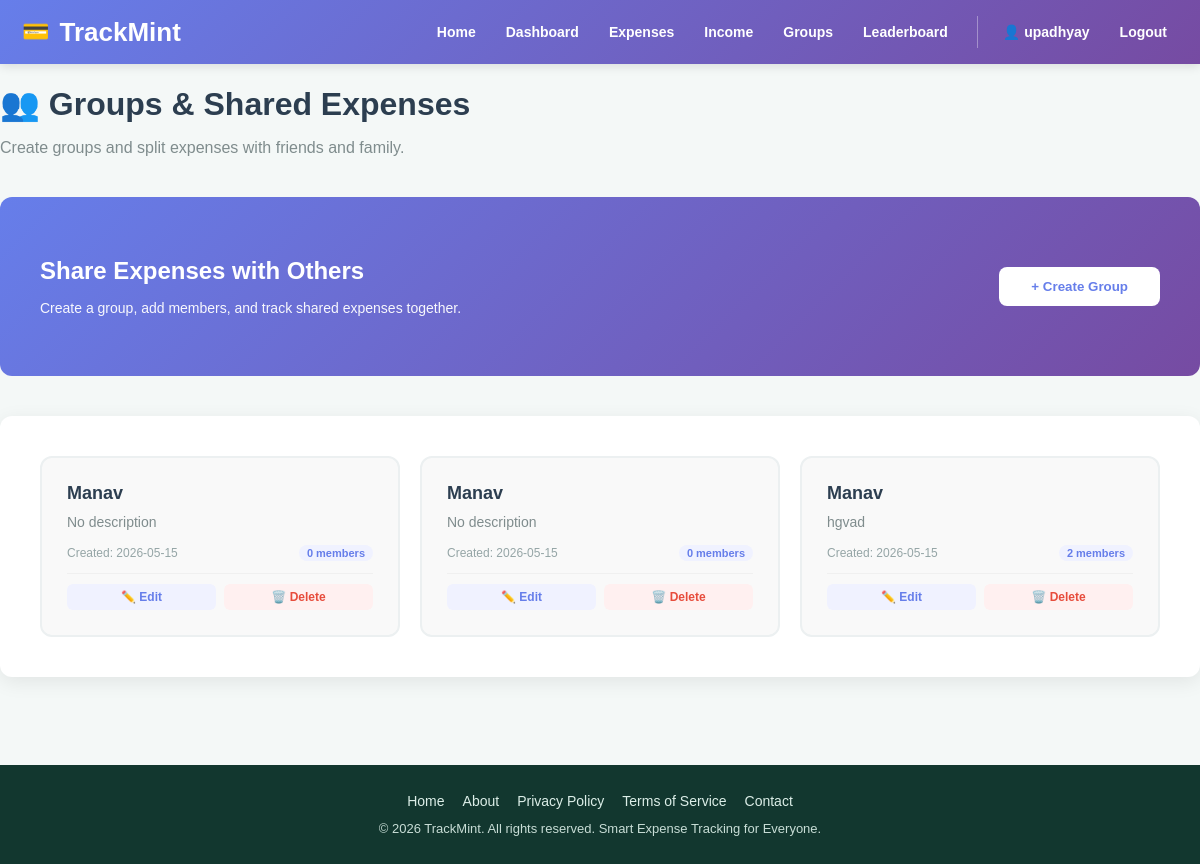
The page /groups/ (signed in) on the database as committed earlier.
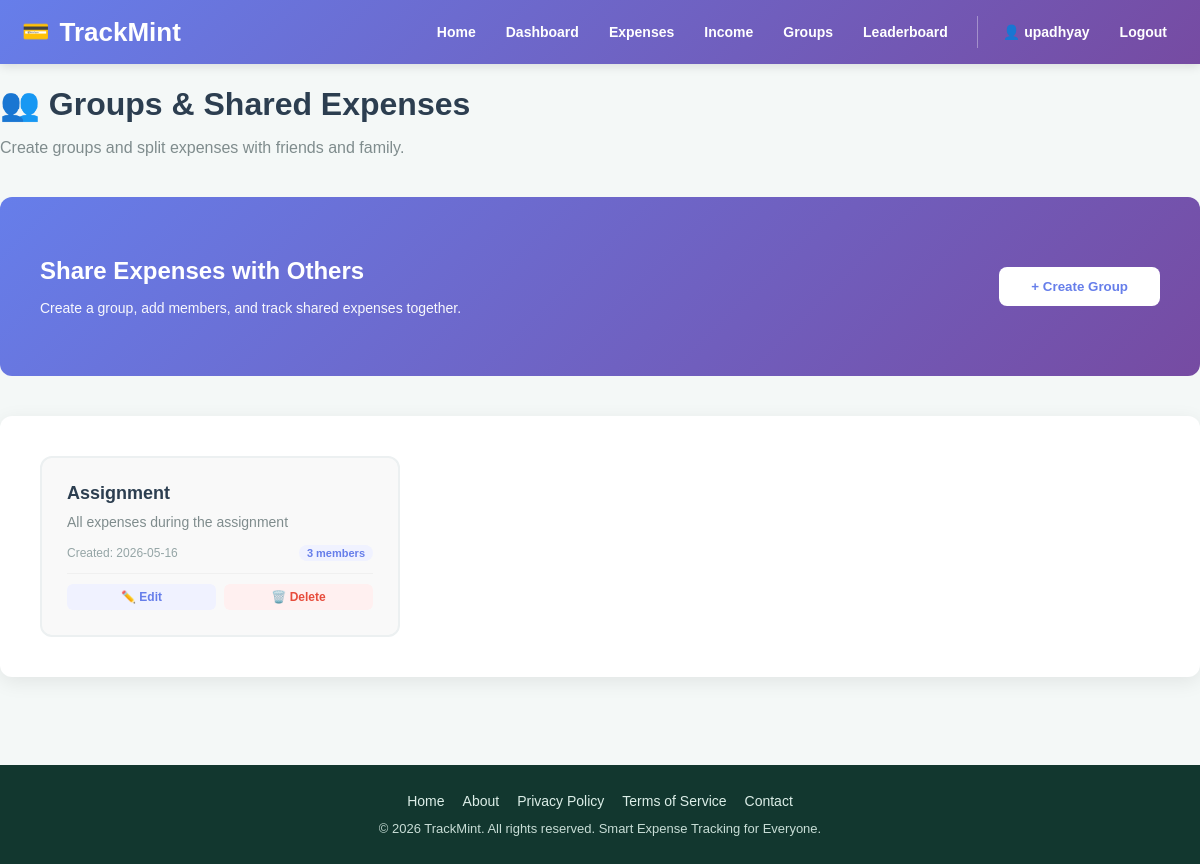
The same page on the database as committed later.
### app/models.py (models this page shows, shortened)
class Group(db.Model):
    __tablename__ = "groups"
    id = db.Column(db.Integer, primary_key=True)
    creator_id = db.Column(db.Integer, db.ForeignKey("users.id"), nullable=False)
    name = db.Column(db.String(100), nullable=False)
    description = db.Column(db.Text, nullable=True)
    created_at = db.Column(db.DateTime, default=datetime.utcnow, nullable=False)
    creator = db.relationship("User", backref="groups")
    members = db.relationship(
        "GroupMember",
        backref="group",
        cascade="all, delete-orphan",
        lazy=True
    )

### app/groups/routes.py (the view)
@groups_bp.route("/")
@login_required
def groups_home():
    created_groups = Group.query.filter_by(creator_id=current_user.id).all()
    created_ids = {g.id for g in created_groups}
    member_groups = Group.query.join(GroupMember).filter(
        GroupMember.user_id == current_user.id,
        Group.creator_id != current_user.id
    ).all()
    groups = created_groups + member_groups
    return render_template("groups/index.html", page_title="Groups", groups=groups)

### app/__init__.py (called while the page is built)
def register_login_loader():
    @login_manager.user_loader
    def load_user(user_id):
        from app.models import User
        return db.session.get(User, int(user_id))

### app/templates/groups/index.html (shortened to what this page needs)
{% extends "base.html" %}
{% block content %}
<div class="page-header">
    <h1>👥 Groups & Shared Expenses</h1>
    <p>Create groups and split expenses with friends and family.</p>
</div>
<div class="cta-section">
    <div>
        <h2>Share Expenses with Others</h2>
        <p>Create a group, add members, and track shared expenses together.</p>
    </div>
    <button class="btn" onclick="openCreateGroupModal()">+ Create Group</button>
</div>
<div class="groups-list">
    {% if groups %}
        <div class="groups-grid">
            {% for group in groups %}
            <div class="group-card" onclick="window.location='/groups/{{ group.id }}'">
                <div class="group-name">{{ group.name }}</div>
                <div class="group-description">{{ group.description or 'No description' }}</div>
                <div class="group-info">
                    <span>Created: {{ group.created_at.strftime('%Y-%m-%d') }}</span>
                    <span class="badge-members">{{ group.members | length }} members</span>
                </div>
                {% if group.creator_id == current_user.id %}
                <div class="card-actions" onclick="event.stopPropagation()">
                    <button class="btn-card-action" onclick="openEditGroupModal({{ group.id }}, '{{ group.name|e }}', '{{ (group.description or '')|e }}')">✏️ Edit</button>
                    <button class="btn-card-action danger" onclick="confirmDeleteGroup({{ group.id }}, '{{ group.name|e }}')">🗑️ Delete</button>
                </div>
                {% endif %}
            </div>
            {% endfor %}
        </div>
    {% endif %}
</div>
{% endblock %}

Rows that differ between the two databases and show on the page:
removed Group: name "Manav", description "No description", created_at "2026-05-15", members|length "0"
no longer on this page (row edited): Group: name "Manav", description "No description", created_at "2026-05-15", members|length "0"
removed Group: name "Manav", description "hgvad", created_at "2026-05-15", members|length "2"
added Group: name "Assignment", description "All expenses during the assignment", created_at "2026-05-16", members|length "3"
